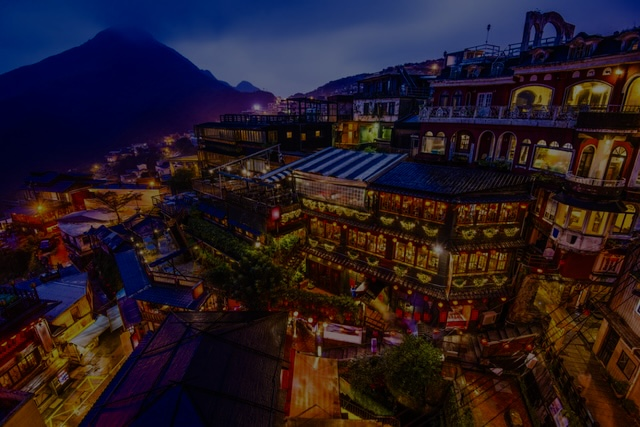
#> input picture Lab02/images/histogram.jpg, 640 x 427 px
$ python 2.py
#> lines starting #> are read from the running program, lines starting #| are printed output that depends on the picture
import cv2
import numpy as np

def make_transformation(img, color, mode=256):
    h, w, _ = img.shape
    histogram = np.zeros(mode)
    for i in range(h):
        for j in range(w):
            histogram[img[i][j][color]] += 1
    trans = np.zeros(mode)
    for i in range(mode):
        trans[i] = (mode-1)  * sum(histogram[0:i+1])/(h*w)

    return trans

def BGR_histogram(img):
    h, w, _ = img.shape
    new_img = np.zeros([h, w, 3], dtype=np.uint8)
    b_trans = make_transformation(img, 0)
    g_trans = make_transformation(img, 1)
    r_trans = make_transformation(img, 2)

    for i in range(h):
        for j in range(w):
            new_img[i][j] = [b_trans[img[i][j][0]], g_trans[img[i][j][1]], r_trans[img[i][j][2]]]

    return new_img

def HSV_histogram(img):
    h, w, _ = img.shape
    new_img = cv2.cvtColor(img, cv2.COLOR_BGR2HSV)

    v_trans = make_transformation(new_img, 2)
    for i in range(h):
        for j in range(w):
            new_img[i][j][2] = v_trans[new_img[i][j][2]]

    new_img = cv2.cvtColor(new_img, cv2.COLOR_HSV2BGR)
    return new_img


if __name__ == '__main__':
    img = cv2.imread('images/histogram.jpg')
#> img is the input picture: shape (427, 640, 3); mean B, G, R 35.7, 26.3, 38.6
    bgr_img = BGR_histogram(img)
#> in BGR_histogram, `b_trans = make_transformation(img, 0)`: b_trans = 256 values from 37.76 to 255
#> in BGR_histogram, `g_trans = make_transformation(img, 1)`: g_trans = 256 values from 12.63 to 255
#> in BGR_histogram, `r_trans = make_transformation(img, 2)`: r_trans = 256 values from 19.94 to 255
#> after the loop in BGR_histogram, `for i in range(h):`:
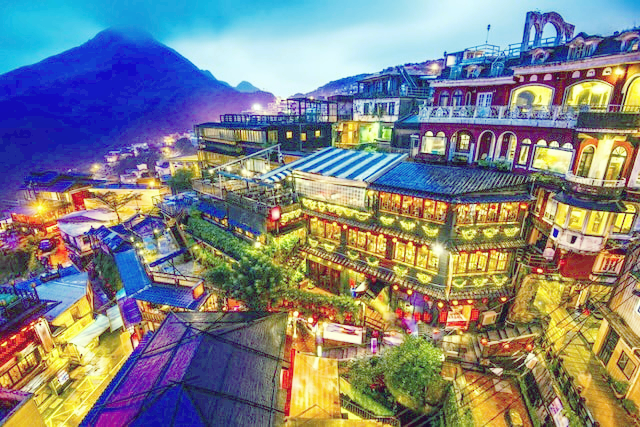
#> new_img: shape (427, 640, 3); mean B, G, R 131.1, 129.9, 129
    cv2.imwrite('output/2-a.png', bgr_img)
    cv2.imshow('img', bgr_img)
    cv2.waitKey(0)

    hsv_img = HSV_histogram(img)
#> in HSV_histogram, `new_img = cv2.cvtColor(img, cv2.COLOR_BGR2HSV)`: new_img: shape (427, 640, 3); mean H, S, V 74.6, 199.6, 57.6
#> in HSV_histogram, `v_trans = make_transformation(new_img, 2)`: v_trans = 256 values from 0.0177 to 255
#> after the loop in HSV_histogram, `for i in range(h):`: new_img: shape (427, 640, 3); mean H, S, V 74.6, 199.6, 128.1
#> in HSV_histogram, `new_img = cv2.cvtColor(new_img, cv2.COLOR_HSV2BGR)`:
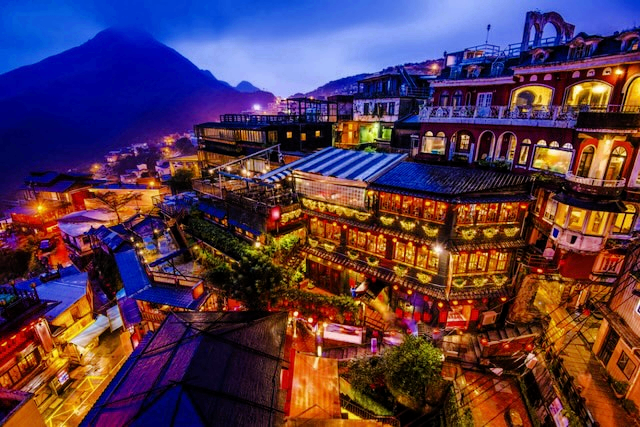
#> new_img: shape (427, 640, 3); mean B, G, R 78.1, 56.5, 86
    cv2.imwrite('output/2-b.png', hsv_img)
    cv2.imshow('img', hsv_img)
    cv2.waitKey(0)

$ run again, with Lab02/images/otsu.jpg copied over Lab02/images/histogram.jpg
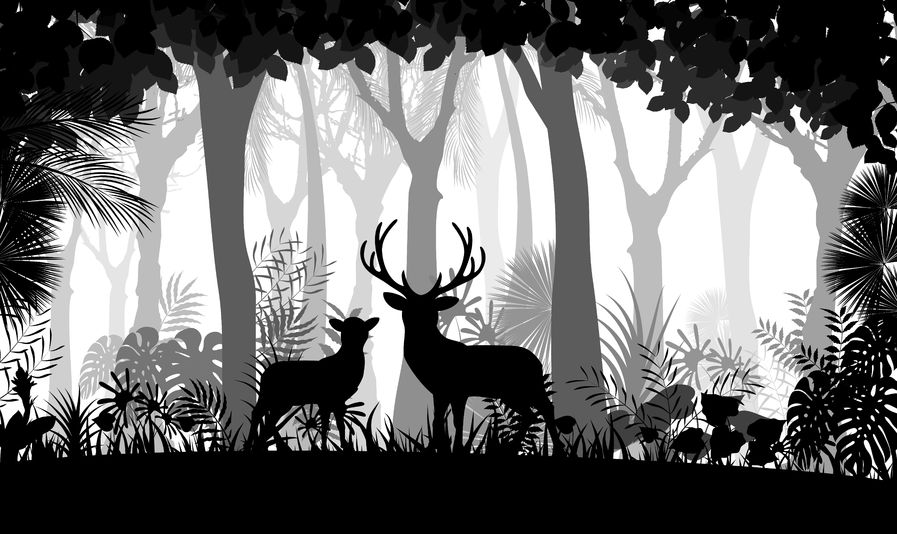
#> input picture Lab02/images/otsu.jpg, 897 x 534 px
#> img is the input picture: shape (534, 897, 3); min 0, max 255, mean 109.5
#> b_trans = 256 values from 72.13 to 255
#> after the loop in BGR_histogram, `for i in range(h):`:
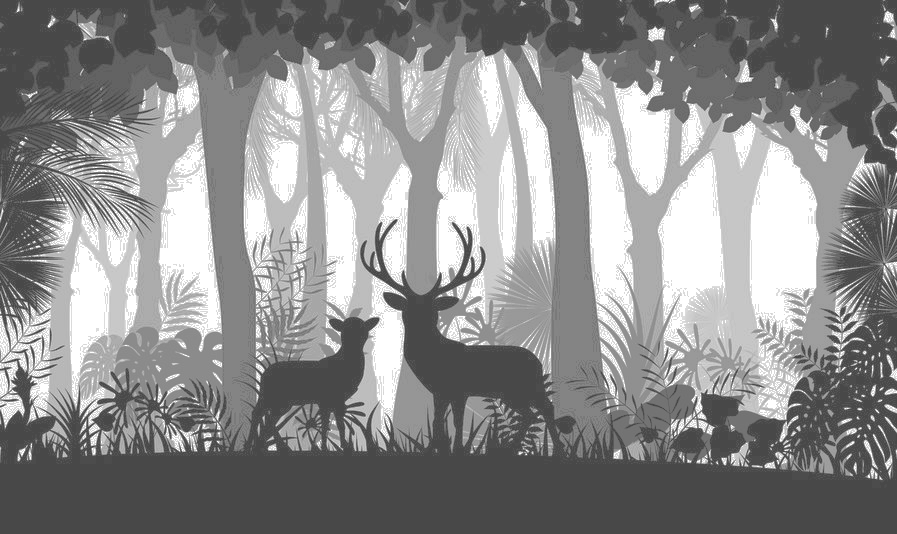
#> new_img: shape (534, 897, 3); min 72, max 255, mean 140.2
